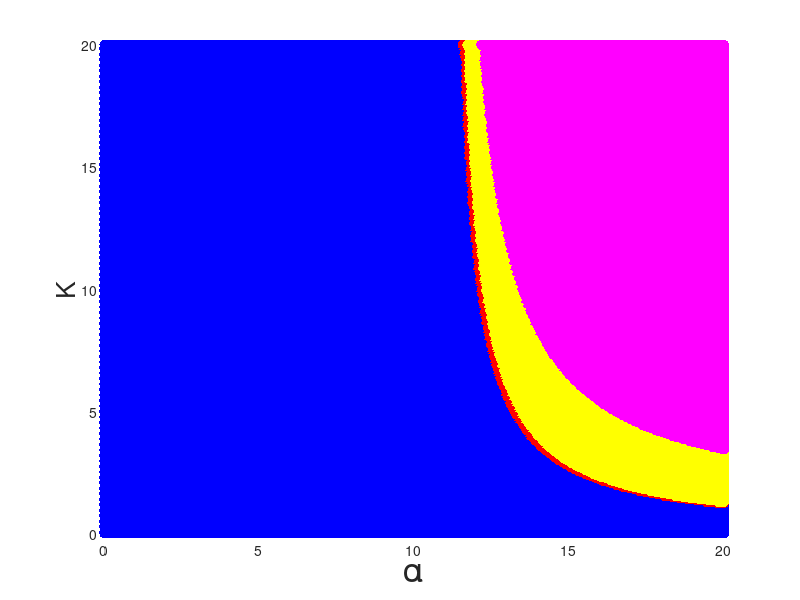

Recreate this plot in MATLAB.
% Set parameter values
beta = 11;
alphaList = 0.01:0.05:20.01;
KList = 0.01:0.05:20.01;

parameterMatrix = cell(length(alphaList), length(KList));

for i = 1:length(alphaList)
    for j = 1:length(KList)
        parameterMatrix{i, j} = [alphaList(i), KList(j)];
    end
end

% Construct matrix to hold the colour outputs
colourMatrix = cell(length(alphaList), length(KList));

% Iterate over the parameter space 
alpha_index = 0;

for alpha = 0.01:0.05:20.01
    K_index = 0;
    alpha_index = alpha_index + 1;
    for K = 0.01:0.05:20.01
        K_index = K_index + 1;

        % Find eigenvalues of the Jacobian at the coexistence equilibrium         
        A = [(beta*(1+1/K))/alpha - (2*beta)/(K*(alpha-beta)), -beta/alpha;
            alpha - beta - beta/K, 0];
        
        eigenvalues = eig(A);

        % Identify the type of dynamics         
        isComplexRealNumber = ~isreal(eigenvalues(1));
        if isComplexRealNumber == 0 

            if sign(eigenvalues(1)) < 0 && sign(eigenvalues(2)) < 0
                colourMatrix{alpha_index, K_index} = [1, 0, 0];
            elseif sign(eigenvalues(1)) > 0 && sign(eigenvalues(2)) > 0
                colourMatrix{alpha_index, K_index} = [0, 1, 0];
            elseif sign(eigenvalues(1)) ~= sign(eigenvalues(2))
                colourMatrix{alpha_index, K_index} = [0, 0, 1];
    
            end
         
        else

            if real(eigenvalues(1)) < 0
                colourMatrix{alpha_index, K_index} = [255, 255, 0];
            
            elseif real(eigenvalues(1)) == 0
                colourMatrix{alpha_index, K_index} = [255, 165, 0];

            elseif real(eigenvalues(1)) > 0
                colourMatrix{alpha_index, K_index} = [128, 0, 128];
            
            end
        end

    end
end

% Extract coordinates from the parameter matrix
coordinates = cell2mat(parameterMatrix(:));

% Extract colours from the colour matrix
colours = cell2mat(colourMatrix(:));

% Create a scatter plot of the colours
scatter(coordinates(:, 1), coordinates(:, 2), 50, colours, 'filled');
xlabel('\alpha', 'FontSize', 25);
ylabel('K', 'FontSize', 19);

xlim([0, 20]); 
ylim([0, 20]); 



